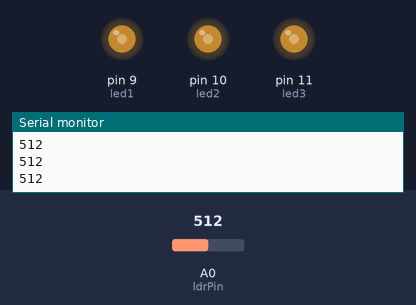
Bench run of a sketch on a simulated Arduino Uno, built with avr-gcc and run on an emulated ATmega328P. Shown: output pins drawn as LEDs (lit = HIGH), the last lines printed to the serial monitor. The test bench sets the inputs (shaded band); at power-on: A0 (ldrPin) = 512.

Above: at 1.2 s.
1.3 s: A0 (ldrPin) set to 716
At 1.7 s:
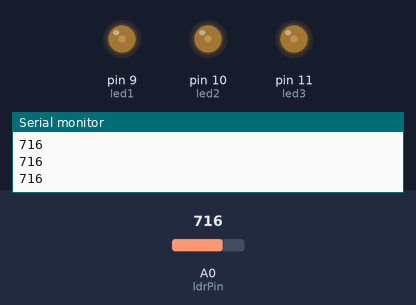
2.8 s: A0 (ldrPin) set to 900
At 3.2 s:
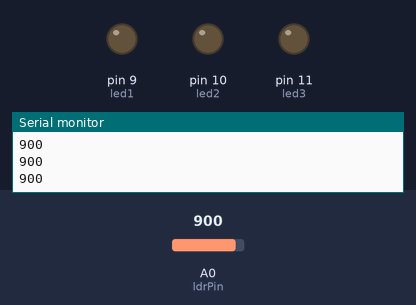
4.3 s: A0 (ldrPin) set to 306
At 4.8 s:
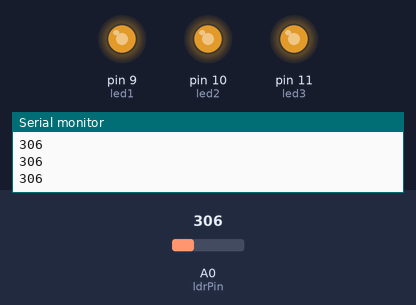
5.8 s: A0 (ldrPin) set to 122
At 6.3 s:
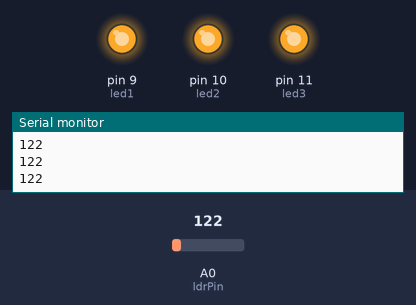
7.3 s: A0 (ldrPin) set to 0
At 8.4 s:
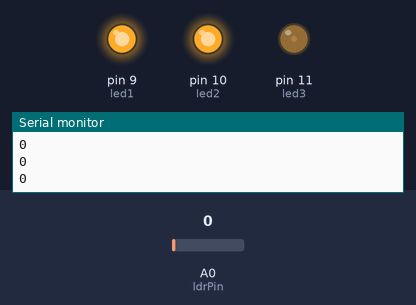
8.8 s: A0 (ldrPin) set to 511
At 9.9 s:
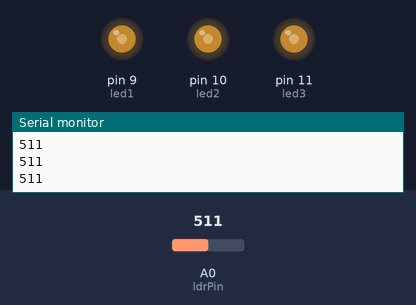
Timing chart, 0 to 11.3 s (numbered marks = the images above; inputs shaded):
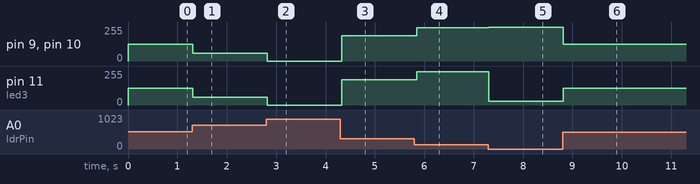

Measured:
- after the input at 1.3 s, pin 9 (led1), pin 10 (led2), pin 11 (led3): 124/255 → 59/255 at once
- after the input at 2.8 s, pin 9 (led1), pin 10 (led2), pin 11 (led3): 59/255 → 0/255 at once
- after the input at 4.3 s, pin 9 (led1), pin 10 (led2), pin 11 (led3): 0/255 → 190/255 at once
- after the input at 5.8 s, pin 9 (led1), pin 10 (led2), pin 11 (led3): 190/255 → 248/255 at once
- after the input at 7.3 s, pin 9 (led1), pin 10 (led2): 248/255 → 255/255 at once; pin 11 (led3): 248/255 → 30/255 at once
- after the input at 8.8 s, pin 9 (led1), pin 10 (led2): 255/255 → 124/255 at once; pin 11 (led3): 30/255 → 124/255 at once

The sketch:

finalproject.ino
```cpp
int ldrPin = A0;

int led1 = 9;
int led2 = 10;
int led3 = 11;

void setup() {

  pinMode(led1, OUTPUT);
  pinMode(led2, OUTPUT);
  pinMode(led3, OUTPUT);

  Serial.begin(9600);
}

void loop() {

  int ldrValue = analogRead(ldrPin);

  // DEBUG (check values in Serial Monitor)
  Serial.println(ldrValue);

  // FIXED adaptive brightness
  int brightness = map(ldrValue, 100, 900, 255, 0);

  // safety clamp
  brightness = constrain(brightness, 0, 500);

  // output to all LEDs
  analogWrite(led1, brightness);
  analogWrite(led2, brightness);
  analogWrite(led3, brightness);

  delay(50);
}
```
